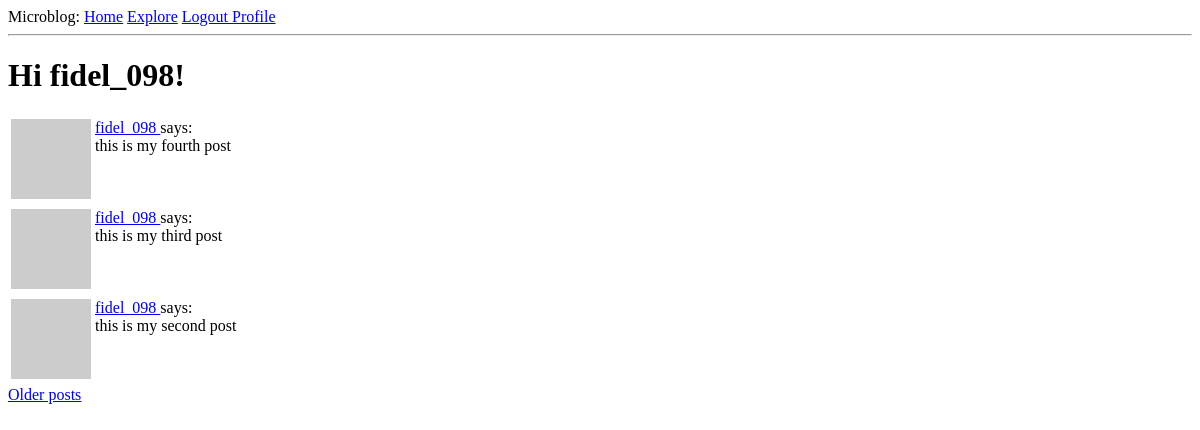
Page /explore (signed in) on the earlier database version.
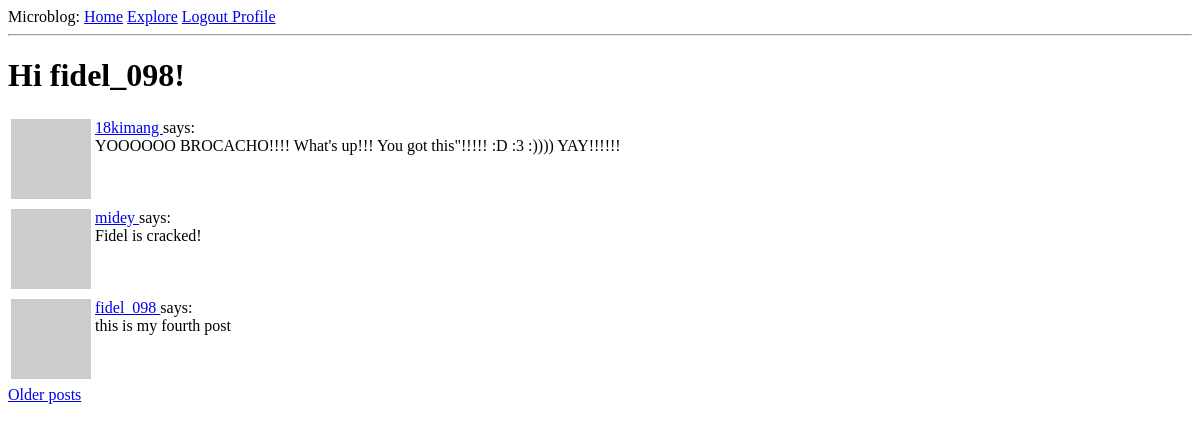
Same page on the later database version.
### app/models.py (models this page shows, shortened)
class User(UserMixin, db.Model):
    id: so.Mapped[int] = so.mapped_column(primary_key=True)
    username: so.Mapped[str] = so.mapped_column(sa.String(64), index=True, unique=True)
    email: so.Mapped[str] = so.mapped_column(sa.String(120), index=True, unique=True)
    password_hash: so.Mapped[Optional[str]] = so.mapped_column(sa.String(256))
    posts: so.WriteOnlyMapped['Post'] = so.relationship(back_populates='author')
    about_me: so.Mapped[Optional[str]] = so.mapped_column(sa.String(140))
    last_seen: so.Mapped[Optional[datetime]] = so.mapped_column(default=lambda:
                                datetime.now(timezone.utc))
    def avatar(self, size):
        digest = md5(self.email.lower().encode('utf-8')).hexdigest()
        return f'https://www.gravatar.com/avatar/{digest}?d=identicon&s={size}'
    following: so.WriteOnlyMapped['User'] = so.relationship(
        secondary=followers,
        primaryjoin=(followers.c.follower_id == id),
        secondaryjoin=(followers.c.followed_id == id),
        back_populates='followers')
    followers: so.WriteOnlyMapped['User'] = so.relationship(
        secondary=followers, primaryjoin=(followers.c.followed_id == id),
        secondaryjoin=(followers.c.follower_id == id),
        back_populates='following')

class Post(db.Model):
    id: so.Mapped[int] = so.mapped_column(primary_key=True)
    body: so.Mapped[str] = so.mapped_column(sa.String(140))
    timestamp: so.Mapped[datetime] = so.mapped_column(index=True, default=lambda : datetime.now(timezone.utc))
    user_id: so.Mapped[int] = so.mapped_column(sa.ForeignKey(User.id), index=True)
    author: so.Mapped[User] = so.relationship(back_populates='posts')

### app/routes.py (the view)
@app.route('/explore')
@login_required
def explore():
    page = request.args.get('page', 1, type=int)
    query = sa.select(Post).order_by(Post.timestamp.desc())
    posts = db.paginate(query, page=page, per_page=app.config['POSTS_PER_PAGE'], error_out=False)
    next_url=None
    prev_url=None
    if posts.has_next:
        next_url = url_for('explore', page=posts.next_num)
    else:
        None
    if posts.has_prev:
        prev_url = url_for('explore', page=posts.prev_num)
    else:
        None
    return render_template('index.html', title='Explore',next_url=next_url, prev_url=prev_url, posts=posts.items)

### app/models.py (called while the page is built)
@login.user_loader
def load_user(id):
    return db.session.get(User, int(id))

### app/routes.py (called while the page is built)
@app.before_request
def before_request():
    if current_user.is_authenticated:
        current_user.last_seen = datetime.now(timezone.utc)
        db.session.commit()

### app/templates/index.html (shortened to what this page needs)
{% extends "base.html" %}
{% block content %}
    <h1>Hi {{ current_user.username }}!</h1>
    {% for post in posts %}
        {% include '_post.html' %}
    {% endfor %}
    {% if next_url %}
    <a href="{{ next_url }}">Older posts</a>
    {% endif %}
{% endblock %}

### app/templates/base.html (shortened to what this page needs)
<!doctype html>
<html>
    <head>
    </head>
    <body>
        <div>
          Microblog:
          <a href="{{ url_for('index')}}">Home</a>
          <a href="{{ url_for('explore')}}">Explore</a>
          {% if current_user.is_anonymous %}
          <a href="{{ url_for('login')}}">Login </a>
          {% else %}
          <a href="{{ url_for('logout')}}">Logout </a>
          <a href="{{ url_for('user', username=current_user.username )}}">Profile</a>
          {% endif %}
        </div>
        <hr>
        {% block content %}{% endblock %}
    </body>
</html>

### app/templates/_post.html
<table>
    <tr valign="top">
        <td><img src="{{ post.author.avatar(36) }}"></td>
        <td>
            <a href="{{ url_for('user', username=post.author.username) }}">
                {{ post.author.username }}
            </a>
            says:<br>{{ post.body }}
        </td>
    </tr>
</table>

Differences in the rows shown:
no longer on this page (row unchanged): Post: author.username "fidel_098", body "this is my third post"
no longer on this page (row unchanged): Post: author.username "fidel_098", body "this is my second post"
added Post: author.username "18kimang", body "YOOOOOO BROCACHO!!!! What's up!!! You got this\"!!!!! :D :3 :)))) YAY!!!!!!"
added Post: author.username "midey", body "Fidel is cracked!"
